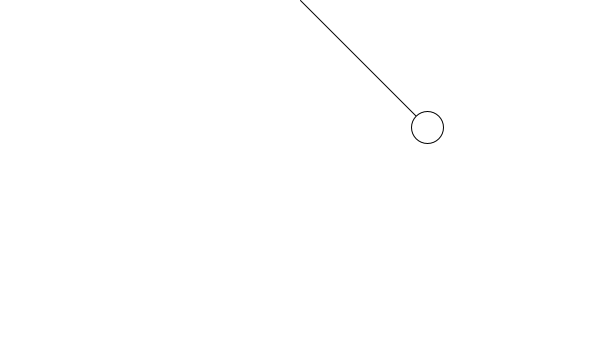
Frame 1 (no input)
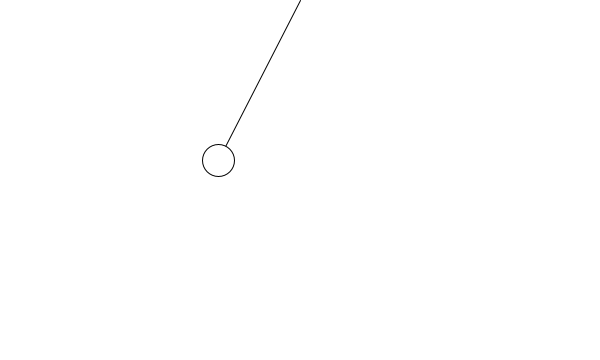
Frame 60 (the mouse pressed at the canvas centre just before this capture)
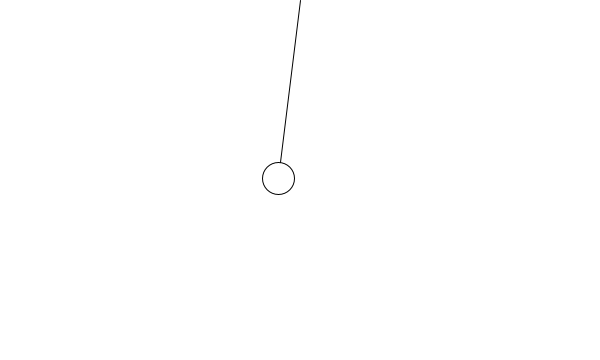
Frame 120 (the mouse held since frame 60 and released just before this capture)

The Processing sketch that drew these frames (run headless with seeded random() and noise(); from frame 60 on, the mouse is pressed at the canvas centre):

// Processing sketch: Pendulum
// ── Pendulum.pde
PVector origin;
PVector bob;
float len;

float angle = PI/4;
float aVel = 0;
float aAcc = 0;

void setup() {
  size(600, 360);
  len = 180;
  origin = new PVector( width/2, 0);
  bob = new PVector( width/2, len);
}

void draw() {

  background(255);
  bob.x = origin.x + len * sin(angle);
  bob.y = origin.y + len * cos(angle);

  line(origin.x, origin.y, bob.x, bob.y);
  ellipse(bob.x, bob.y, 32, 32);

  aAcc = -0.005 * sin(angle);

  angle += aVel;
  aVel += aAcc;

  aVel *= 0.99;
}
